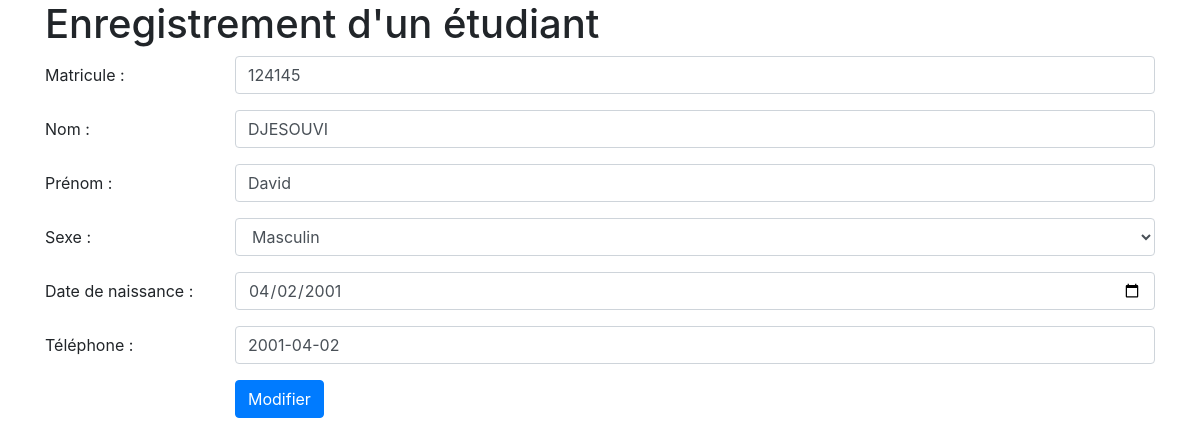
Page /modifier_etudiant.php?id=8 on the committed database.
### tables this page shows
CREATE TABLE `etudiant` (
  `id` int(255) NOT NULL,
  `matricule` int(80) NOT NULL,
  `nom` varchar(80) NOT NULL,
  `prenom` varchar(80) NOT NULL,
  `sexe` varchar(60) NOT NULL,
  `date_naissance` date NOT NULL,
  `telephone` int(60) NOT NULL
);

### modifier_etudiant.php (the view, shortened to what this page needs)
<?php
require('db.php');
$etudiant_id = $_GET['id'];
$selectSql = "SELECT * FROM etudiant WHERE id = ?";
$selectStmt = $db->prepare($selectSql);
$selectStmt->execute([$etudiant_id]);
$etudiant = $selectStmt->fetch(PDO::FETCH_ASSOC);
?>
<!DOCTYPE html>
<html lang="en">
<head>
    <link rel="stylesheet" href="https://maxcdn.bootstrapcdn.com/bootstrap/4.5.2/css/bootstrap.min.css">
</head>
<!DOCTYPE html>
<html>
<div class="container">
    <h1>Enregistrement d'un étudiant</h1>
    <form method="POST" action="traitement_modification.php">
        <div class=" form-group row">
            <label for="matricule" class="col-sm-2 col-form-label">Matricule :</label>
            <div class="col-sm-10">
                <input type="text" class="form-control" id="matricule" name="matricule" value="<?php echo $etudiant['matricule']; ?>">
            </div>
        </div>
        <div class="form-group row">
            <label for="nom" class="col-sm-2 col-form-label">Nom :</label>
            <div class="col-sm-10">
                <input type="text" class="form-control" id="nom" name="nom" value="<?php echo $etudiant['nom']; ?>">
            </div>
        </div>
        <div class="form-group row">
            <label for="prenom" class="col-sm-2 col-form-label">Prénom :</label>
            <div class="col-sm-10">
                <input type="text" class="form-control" id="prenom" name="prenom" value="<?php echo $etudiant['prenom']; ?>">
            </div>
        </div>
        <div class="form-group row">
            <label for="sexe" class="col-sm-2 col-form-label">Sexe :</label>
            <div class="col-sm-10">
                <select class="form-control" id="sexe" name="sexe">
                    <option value="Masculin">Masculin</option>
                </select>
            </div>
        </div>
        <div class="form-group row">
            <label for="date_naissance" class="col-sm-2 col-form-label">Date de naissance :</label>
            <div class="col-sm-10">
                <input type="date" class="form-control" id="date_naissance" name="date_naissance" value="<?php echo $etudiant['date_naissance']; ?>">
            </div>
        </div>
        <div class="form-group row">
            <label for="telephone" class="col-sm-2 col-form-label">Téléphone :</label>
            <div class="col-sm-10">
                <input type="tel" class="form-control" id="telephone" name="telephone" value="<?php echo $etudiant['date_naissance']; ?>">
            </div>
        </div>
        <div class=" form-group row">
            <div class="col-sm-10 offset-sm-2">
                <button name="enregistrement" type=" submit" class="btn btn-primary">Modifier</button>
            </div>
        </div>
    </form>
</div>
</body>
</html>

### rows in the picture
etudiant: matricule "124145", nom "DJESOUVI", prenom "David", date_naissance "04/02/2001", telephone "2001-04-02"
